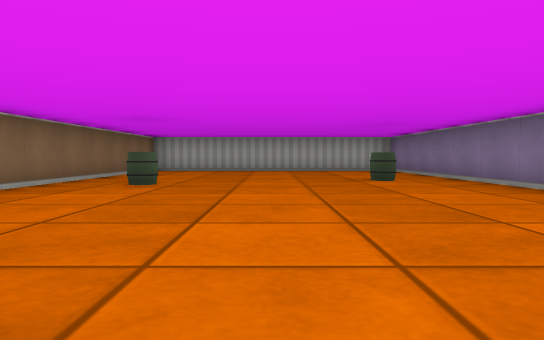
View 1 (above)

16 first-person views from a walk through a cub3D level. The camera is about half as high as the walls, tilts 2° down and sees 70° across. The floor is counted in squares. Each view is taken from the middle of a square. On the plan, view 1 faces up. The plan holds only what a view shows up to about 9 squares ahead; the rest is blank.

View 2
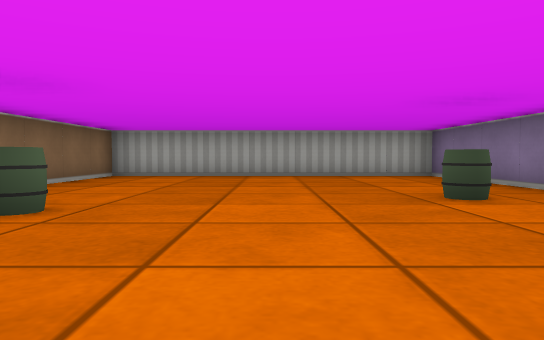

View 3
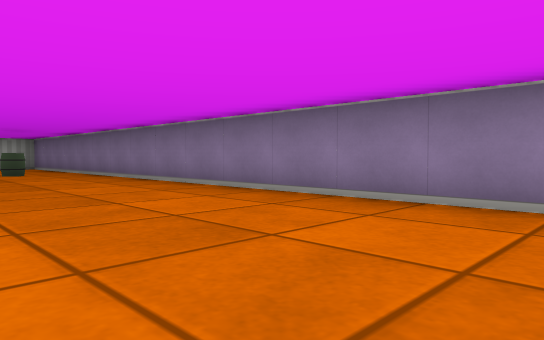

View 4
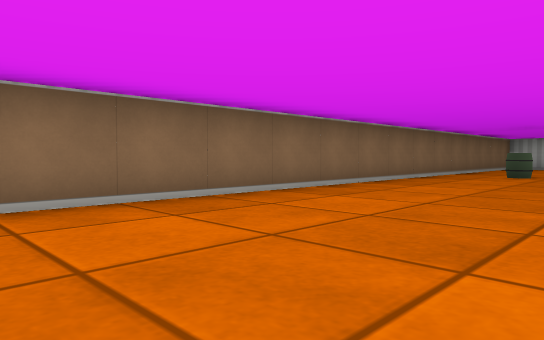

View 5
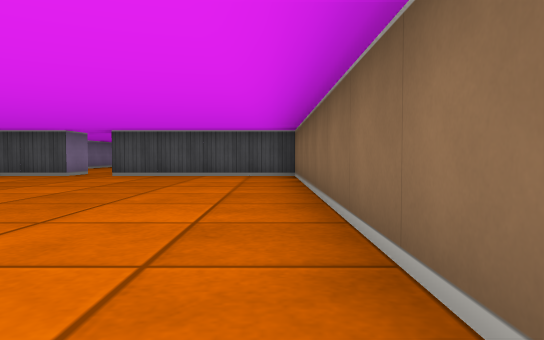

View 6
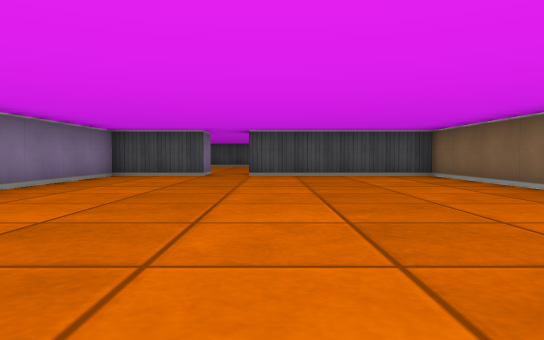

View 7
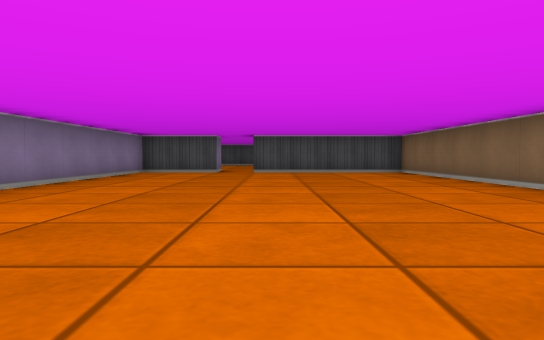

View 8
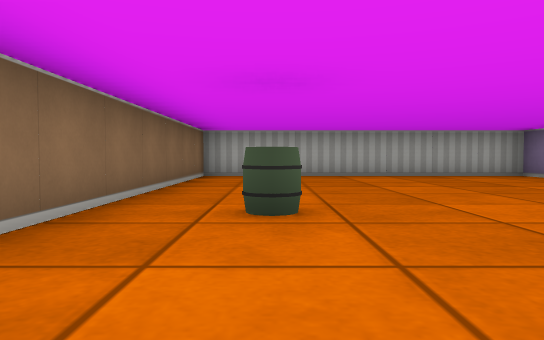

View 9
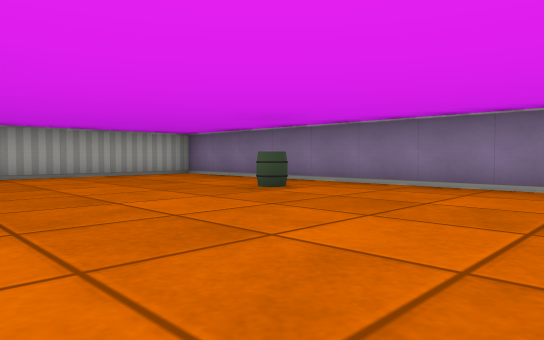

View 10
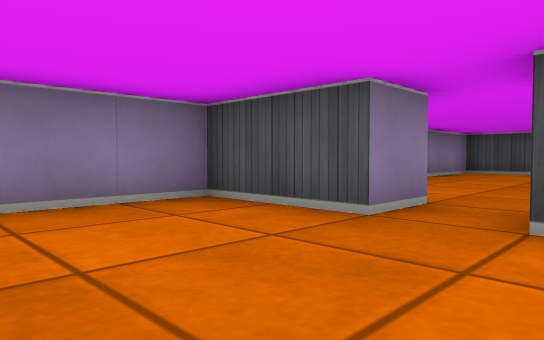

View 11
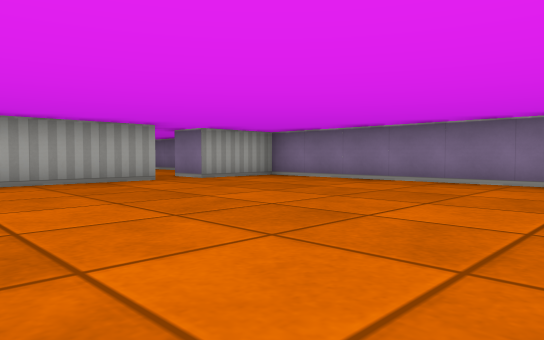

View 12
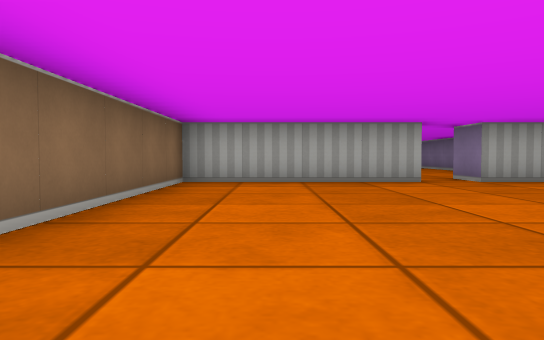

View 13
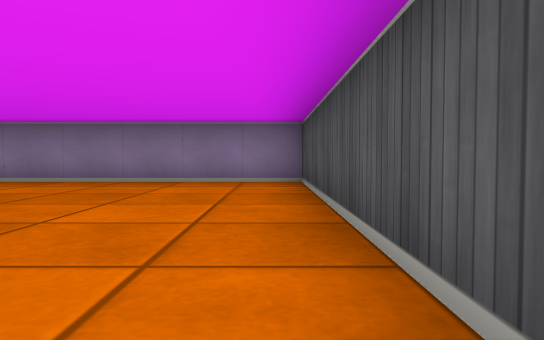

View 14
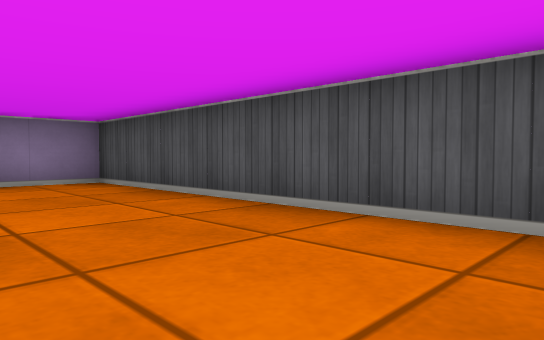

View 15
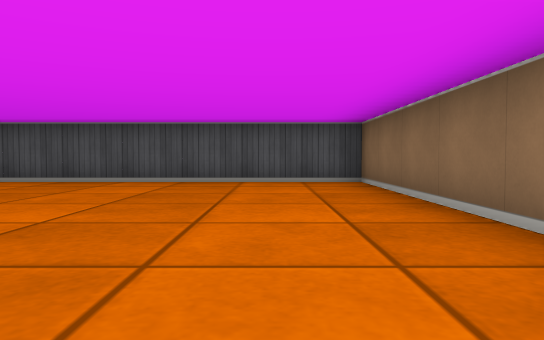

View 16
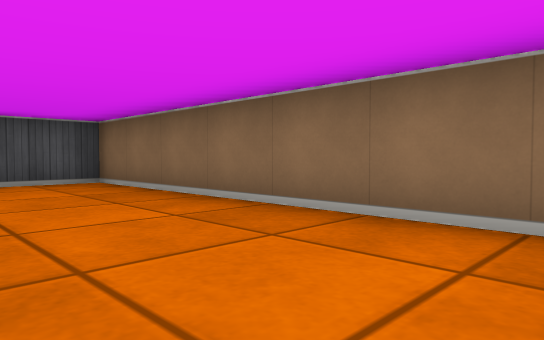

### Floor plan
Points are (right, up) in squares from view 1. A wall is a line through its corners. A room is listed if a view was taken in it or the views show most of it. See-through windows are left out.
Room 1 (views 1, 2, 3, 4, 5, 6, 7, 8, 9, 10)
walls: (1.5, -7.5) (3.5, -7.5) (3.5, 11.5) (-3.5, 11.5) (-3.5, -7.5) (0.5, -7.5)
ways out: opening at (1, -8) to room 2
objects: barrel (-2, 6); barrel (2, 7)
Room 2 (views 11, 12, 13, 14, 15, 16)
walls: (0.6, -8.5) (-3.5, -8.5) (-3.5, -15.5) (3.5, -15.5) (3.5, -8.8); (3.2, -8.5) (1.5, -8.5) (1.5, -7.5)
ways out: opening at (1, -8) to room 1

Positions as (right, up) in squares from view 1, and headings:
1: (0, 0), facing up
2: (0, 3), facing up
3: (0, -3), facing up-right
4: (0, -3), facing up-left
5: (-3, 1), facing down
6: (0, 1), facing down
7: (0, 3), facing down
8: (-2, 3), facing up
9: (-2, 3), facing up-right
10: (0, -5), facing down-right
11: (-3, -15), facing up-right
12: (-2, -15), facing up
13: (-3, -15), facing right
14: (-3, -13), facing down-right
15: (-2, -9), facing down
16: (-1, -9), facing down-left
